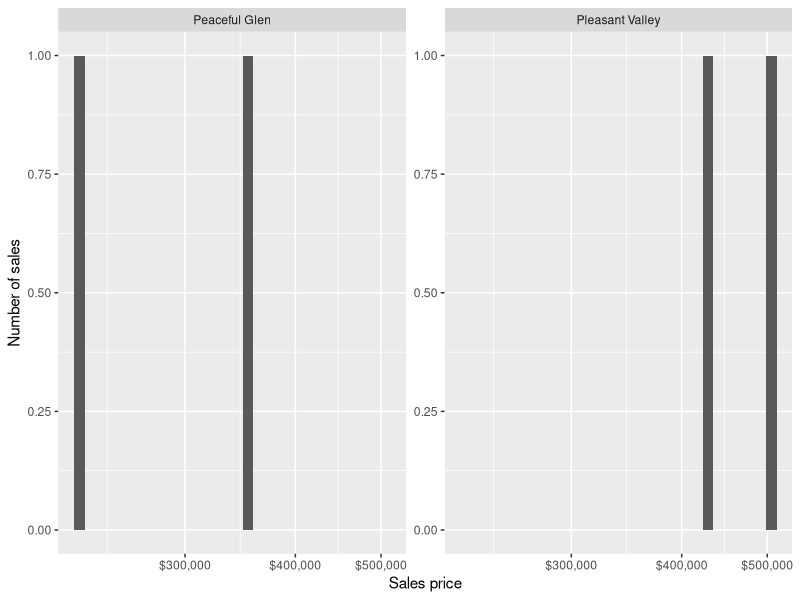

Recreate this plot in R.
# needed for next steps
library(tidyverse)

# generate some fake data that looks like the real data
sales <- data.frame(
  neighborhood = c("Peaceful Glen", "Peaceful Glen", "Peaceful Glen", 
    "Peaceful Glen", "Pleasant Valley", "Pleasant Valley", "Pleasant Valley", 
    "Pleasant Valley", "Pleasant Valley", "Pleasant Valley"), 
  property_class = c("Dwelling", "Dwelling", "Mobile Home", 
    "Mobile Home", "Commercial", "Commercial", "Dwelling", "Dwelling", 
    "Mobile Home", "Mobile Home"), 
  sales_price = c(229900, 349900, 235000, 290000, 3400000, 940250, 
    510000, 429382, 90000, 40000)
)

# first five rows of fake data
head(x = sales, n = 5)

# number of rows of fake data
total_sales <- nrow(sales)

# keep just "Dwelling" sales
dwelling_sales <- filter(sales, 
  property_class == "Dwelling")

# percentage of sales that are dwellings
(nrow(dwelling_sales) / total_sales) * 100

# average price by neighborhood
dwelling_sales %>% 
  group_by(neighborhood) %>% 
  summarize(
    n_sales = n(),
    mean_price = mean(sales_price),
    median_price = median(sales_price)
  ) %>% 
  arrange(median_price)

# plot all sale prices by neighborhood
dwelling_sales %>% 
ggplot(aes(sales_price)) +
  geom_histogram() + 
  scale_x_log10(labels = scales::label_dollar()) +
  facet_wrap(~ neighborhood, scale = "free_y") +
  labs(
    x = "Sales price",
    y = "Number of sales"
  )
